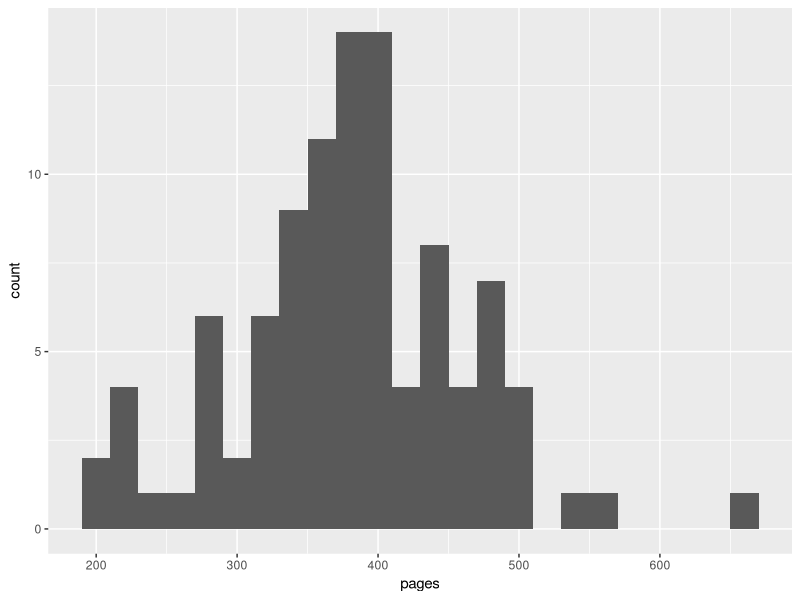

The R source for this figure:
## ---- chunk 1
#| output: false
library(tidyverse)
## ---- chunk 2
BOOKS <- read.csv("goodreads_Top100_YoungAdultFiction1.csv")
## ---- chunk 3
ggplot(BOOKS, aes(pages))+ geom_histogram(binwidth = 20)
## ---- chunk 4

## ---- chunk 5

## ---- chunk 6

## ---- chunk 7

## ---- chunk 8

## ---- chunk 9

## ---- chunk 10

